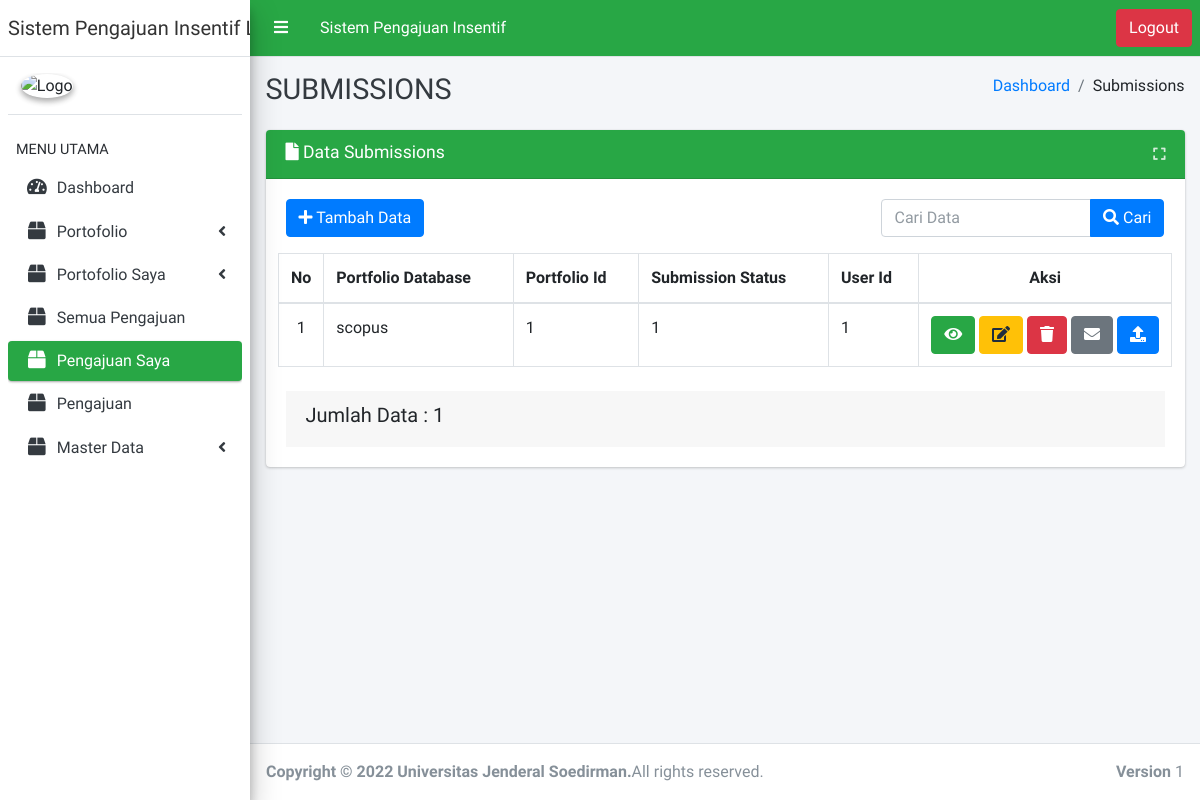
The app's page /index.php/submissions, older data.
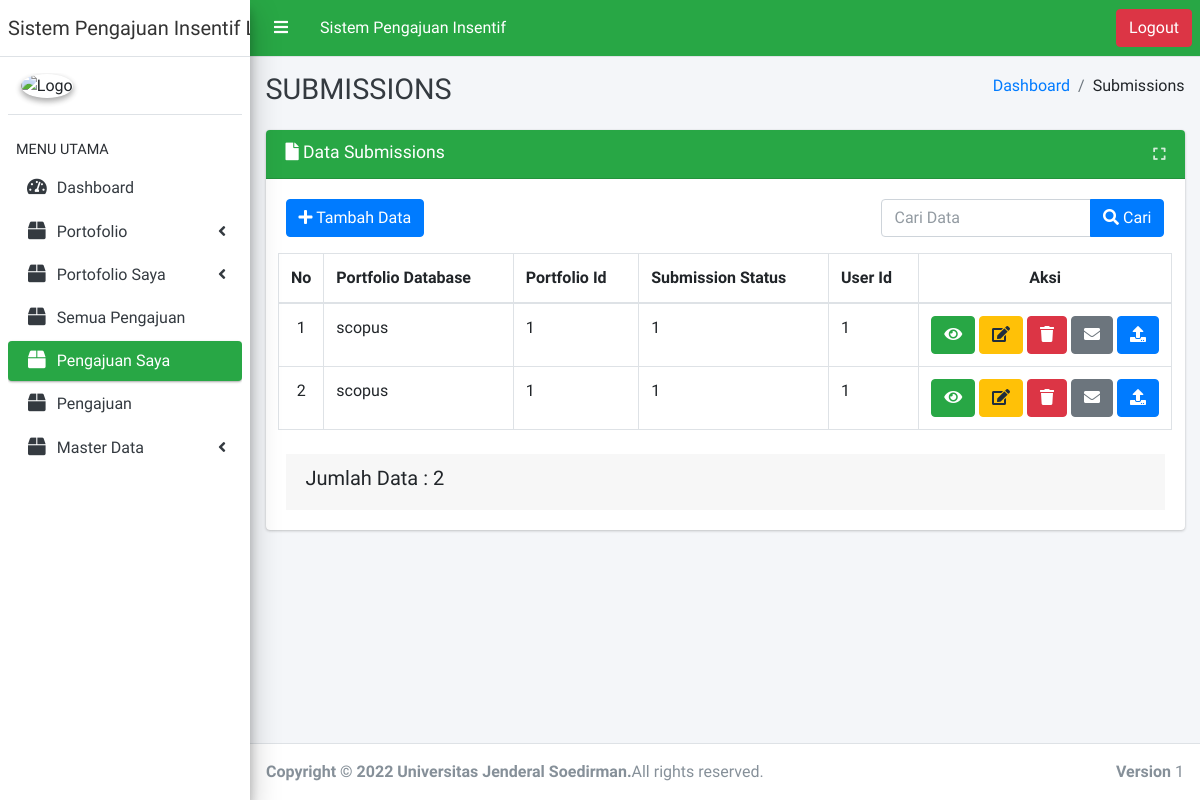
The same page, newer data.
### tables this page shows
CREATE TABLE `submissions` (
  `id` int NOT NULL,
  `user_id` int NOT NULL,
  `portfolio_id` int NOT NULL,
  `portfolio_database` varchar(16) NOT NULL,
  `submission_status` int NOT NULL
);

### application/libraries/Template.php (called while the page is built)
<?php if ( ! defined('BASEPATH')) exit('No direct script access allowed');
class Template {
		var $template_data = array();
		function set($name, $value)
		{
			$this->template_data[$name] = $value;
		}
		function load($template = '', $view = '' , $view_data = array(), $return = FALSE)
		{
			$this->CI =& get_instance();
			$this->set('contents', $this->CI->load->view($view, $view_data, TRUE));
			return $this->CI->load->view($template, $this->template_data, $return);
		}
}

### application/controllers/Submissions.php (called while the page is built, shortened)
<?php
class Submissions extends CI_Controller
{
    public function index()
    {
        $q = urldecode($this->input->get('q', TRUE));
        $start = intval($this->input->get('start'));
        if ($q <> '') {
            $config['base_url'] = site_url() . 'submissions/?q=' . urlencode($q);
            $config['first_url'] = site_url() . 'submissions/?q=' . urlencode($q);
        } else {
            $config['base_url'] = site_url() . 'submissions';
            $config['first_url'] = site_url() . 'submissions';
        }
        $config['per_page'] = 10;
        $config['page_query_string'] = TRUE;
        $config['total_rows'] = $this->Submissions_model->total_rows($q);
        $submissions = $this->Submissions_model->get_limit_data($config['per_page'], $start, $q);
        $this->pagination->initialize($config);
        $data = array(
            'submissions_data' => $submissions,
            'q' => $q,
            'pagination' => $this->pagination->create_links(),
            'total_rows' => $config['total_rows'],
            'start' => $start,
        );
        $this->template->load('layout/master', 'submissions/submissions_list', $data);
    }
}

### index.php (called while the page is built, shortened)
<?php
require_once BASEPATH.'core/CodeIgniter.php';

### application/models/Submissions_model.php (called while the page is built, shortened)
<?php
class Submissions_model extends CI_Model
{
    public $table = 'submissions';
    public $id = 'id';
    public $order = 'DESC';
    function total_rows($q = NULL)
    {
        $this->db->like('id', $q);
        $this->db->or_like('portfolio_database', $q);
        $this->db->or_like('portfolio_id', $q);
        $this->db->or_like('submission_status', $q);
        $this->db->or_like('user_id', $q);
        $this->db->from($this->table);
        return $this->db->count_all_results();
    }
    function get_limit_data($limit, $start = 0, $q = NULL)
    {
        $this->db->order_by($this->id, $this->order);
        $this->db->like('id', $q);
        $this->db->or_like('portfolio_database', $q);
        $this->db->or_like('portfolio_id', $q);
        $this->db->or_like('submission_status', $q);
        $this->db->or_like('user_id', $q);
        $this->db->limit($limit, $start);
        return $this->db->get($this->table)->result();
    }
}

### application/helpers/identity_helper.php (called while the page is built, shortened)
<?php defined('BASEPATH') or exit('no direct access');
function nama_aplikasi()
{
	$data = "Sistem Pengajuan Insentif LPPM UNSOED";
	return $data;
}
function header_judul()
{
	$data = "Sistem Pengajuan Insentif";
	return $data;
}
function icon()
{
	$data = base_url('assets/images/banyumas.png');
	return $data;
}

### application/views/submissions/submissions_list.php (the view, shortened to what this page needs)
<div class="row">
    <div class="col-md-12">
        <div class="card card-success">
            <div class="card-header">
                <h3 class="card-title"><i class="fas fa-file"></i> Data Submissions</h3>
                <div class="card-tools">
                    <button type="button" class="btn btn-tool" data-card-widget="maximize"><i class="fas fa-expand"></i></button>
                </div>
            </div>
            <div class="card-body">
                <div class="row">
                    <div class="col-4">
                        <a href="<?= site_url('submissions/create') ?>" class="btn btn-primary"><i class="fa fa-plus"></i> Tambah Data</a>
                    </div>
                    <div class="col-4">
                    </div>
                    <div class="col-4">
                        <form action="<?= site_url('submissions/index'); ?>" class="form-inline float-right" method="get">
                            <div class="input-group mb-3">
                                <input type="text" class="form-control" name="q" value="<?= $q; ?>" placeholder="Cari Data">
                                <div class="input-group-append">
                                    <button class="btn btn-primary" type="submit"><i class="fas fa-search"></i> Cari</button>
                                </div>
                        </form>
                    </div>
                </div>
                <div class="table-responsive p-0">
                    <table class="table table-bordered table-hover text-nowrap" id="mytable">
                        <thead>
                            <tr>
                                <th class="text-center" width="5%">No</th>
                                <th>Portfolio Database</th>
                                <th>Portfolio Id</th>
                                <th>Submission Status</th>
                                <th>User Id</th>
                                <th class="text-center" width="15%">Aksi</th>
                            </tr>
                        </thead>
                        <tbody>
                            <?php $no = 1;
                            foreach ($submissions_data as $value) : ?>
                                <tr>
                                    <td class="text-center"><?= $no++ ?></td>
                                    <td><?= $value->portfolio_database ?></td>
                                    <td><?= $value->portfolio_id ?></td>
                                    <td><?= $value->submission_status ?></td>
                                    <td><?= $value->user_id ?></td>
                                    <td class="text-center">
                                        <a href="<?= site_url('submissions/read/' . $value->id) ?>" title="Lihat Detail Data" class="btn btn-success"><i class="fa fa-eye"></i></a>
                                        <a href="<?= site_url('submissions/update/' . $value->id) ?>" title="Ubah Data" class="btn btn-warning"><i class="fa fa-edit"></i></a>
                                        <a href="<?= site_url('submissions/delete/' . $value->id) ?>" title="Hapus Data" class="btn btn-danger hapus"><i class="fa fa-trash"></i></a>
                                        <a href="<?= site_url('') ?>" title="Ajukan Surat Permohonan kepada Rektor" class="btn btn-secondary"><i class="fa fa-envelope"></i></a>
                                        <a href="<?= site_url('') ?>" title="Update Data & Bukti" class="btn btn-primary"><i class="fa fa-upload"></i></a>
                                    </td>
                                </tr>
                            <?php endforeach ?>
                        </tbody>
                    </table>
                </div>
            </div>
            <div class="card-footer clearfix mt-2">
                <h5>Jumlah Data : <?= $total_rows ?></h5>
            </div>
        </div>
    </div>
</div>

### application/views/layout/master.php (shortened to what this page needs)
<!DOCTYPE html>
<html>
<head>
    <link rel="stylesheet" href="<?= base_url() ?>assets/plugins/fontawesome-free/css/all.min.css">
    <link rel="stylesheet" href="<?= base_url() ?>assets/plugins/ionicons/ionicons.min.css">
    <link rel="stylesheet" href="<?= base_url() ?>assets/plugins/tempusdominus-bootstrap-4/css/tempusdominus-bootstrap-4.min.css">
    <link rel="stylesheet" href="<?= base_url() ?>assets/plugins/icheck-bootstrap/icheck-bootstrap.min.css">
    <link rel="stylesheet" href="<?= base_url() ?>assets/css/adminlte.min.css">
    <link rel="stylesheet" href="<?= base_url() ?>assets/plugins/overlayScrollbars/css/OverlayScrollbars.min.css">
    <link rel="stylesheet" href="<?= base_url() ?>assets/plugins/daterangepicker/daterangepicker.css">
    <link rel="stylesheet" href="<?= base_url() ?>assets/plugins/bootstrap-datepicker/dist/css/bootstrap-datepicker.min.css">
    <link rel="stylesheet" href="<?= base_url() ?>assets/plugins/summernote/summernote-bs4.css">
    <link rel="stylesheet" href="<?= base_url() ?>assets/plugins/ekko-lightbox/ekko-lightbox.css">
    <link rel="stylesheet" href="<?= base_url() ?>assets/plugins/datatables-bs4/css/dataTables.bootstrap4.css">
    <link rel="stylesheet" type="text/css" href="https://cdn.datatables.net/responsive/2.2.3/css/responsive.bootstrap.min.css">
    <link rel="stylesheet" href="<?= base_url() ?>assets/plugins/select2/css/select2.min.css">
    <link rel="stylesheet" href="<?= base_url() ?>assets/plugins/select2-bootstrap4-theme/select2-bootstrap4.min.css">
    <link rel="stylesheet" href="<?= base_url() ?>assets/plugins/fileUpload/css/fileinput.css">
    <link rel="stylesheet" href="<?= base_url() ?>assets/plugins/sweetalert2-theme-bootstrap-4/bootstrap-4.min.css">
    <link rel="stylesheet" href="<?= base_url() ?>assets/plugins/toastr/toastr.min.css">
    <link rel="stylesheet" href="<?= base_url() ?>assets/plugins/pace-progress/themes/red/pace-theme-flat-top.css">
    <link href='<?= base_url() ?>assets/fullcalendar/main.css' rel='stylesheet' />
    </body>
    <link rel="stylesheet" href="<?= base_url() ?>assets/calendar/fullcalendar.min.css">
</head>
<body class="hold-transition sidebar-mini layout-fixed layout-navbar-fixed">
    <div class="wrapper">
        <?php $this->load->view('layout/header'); ?>
        <?php $this->load->view('layout/sidebar'); ?>
        <div class="content-wrapper">
            <?php $this->load->view('layout/breadcrumb'); ?>
            <section class="content">
                <div class="container-fluid">
                    <?php echo $contents; ?>
                </div>
            </section>
        </div>
        <?php $this->load->view('layout/footer'); ?>
    </div>
</html>

### application/views/layout/header.php (shortened to what this page needs)
<nav class="main-header navbar navbar-expand navbar-green navbar-light">
	<ul class="navbar-nav">
		<li class="nav-item">
			<a style="color:white;" class="nav-link" data-widget="pushmenu" href="#"><i class="fas fa-bars"></i></a>
		</li>
		<li class="nav-item">
			<a style="color:white;" class="nav-link" data-widget="pushmenu" href="#"><?=header_judul()?></a>
		</li>
	</ul>
	<ul class="navbar-nav ml-auto">
		<button type="button" class="btn btn-danger" data-toggle="modal" data-target="#modal-default">
			Logout
		</button>
	</ul>
</nav>

### application/views/layout/sidebar.php (shortened to what this page needs)
<aside class="main-sidebar sidebar-light-green elevation-4">
    <a href="<?= site_url('dashboard') ?>" class="brand-link">
        <center><span class="brand-text font-weight-dark"><?= nama_aplikasi() ?></span></center>
    </a>
    <div class="sidebar">
        <div class="user-panel mt-3 pb-3 mb-3 d-flex">
            <div class="image">
                <img src="<?= icon() ?>" class="img-circle elevation-2" alt="Logo">
            </div>
            <div class="info">
            </div>
        </div>
        <nav class="mt-2">
            <ul class="nav nav-pills nav-sidebar flex-column" data-widget="treeview" role="menu" data-accordion="false">
                <li class="nav-header">MENU UTAMA</li>
                <li class="nav-item">
                    <a href="<?= site_url('dashboard') ?>" class="nav-link <?= $this->uri->segment(1) == 'dashboard' || empty($this->uri->segment(1)) ? 'active' : '' ?>">
                        <i class="nav-icon fas fa-tachometer-alt"></i>
                        <p>Dashboard</p>
                    </a>
                </li>
                <li class="nav-item">
                    <a href="<?= site_url('portofolio') ?>" class="nav-link">
                        <i class="nav-icon fas fa-box"></i>
                        <p>Portofolio<i class="right fas fa-angle-left"></i>
                        </p>
                    </a>
                </li>
                <li class="nav-item">
                    <a href="<?= site_url('portofolio') ?>" class="nav-link">
                        <i class="nav-icon fas fa-box"></i>
                        <p>Portofolio Saya
                            <i class="right fas fa-angle-left"></i>
                        </p>
                    </a>
                </li>
                <li class="nav-item">
                    <a href="<?= site_url('submissions_all') ?>" class="nav-link <?= $this->uri->segment(1) == 'submissions_all' ? 'active' : '' ?>">
                        <i class="nav-icon fas fa-box"></i>
                        <p>Semua Pengajuan</p>
                    </a>
                </li>
                <li class="nav-item">
                    <a href="<?= site_url('submissions') ?>" class="nav-link <?= $this->uri->segment(1) == 'submissions' ? 'active' : '' ?>">
                        <i class="nav-icon fas fa-box"></i>
                        <p>Pengajuan Saya</p>
                    </a>
                </li>
                <li class="nav-item">
                    <a href="<?= site_url('submission') ?>" class="nav-link <?= $this->uri->segment(1) == 'submission' ? 'active' : '' ?>">
                        <i class="nav-icon fas fa-box"></i>
                        <p>Pengajuan</p>
                    </a>
                </li>
                <li class="nav-item">
                    <a href="#" class="nav-link">
                        <i class="nav-icon fas fa-box"></i>
                        <p>Master Data
                            <i class="right fas fa-angle-left"></i>
                        </p>
                    </a>
                </li>
            </ul>
        </nav>
    </div>
</aside>

### application/views/layout/breadcrumb.php
<div class="content-header">
    <div class="container-fluid">
        <div class="row mb-2">
            <div class="col-sm-6">
            <h1 class="m-0 text-dark"><?= isset($judul_header) ? $judul_header : strtoupper(str_replace('_', ' ', $this->uri->segment(1))); ?></h1>
            </div>
            <div class="col-sm-6">
                <ol class="breadcrumb float-sm-right">
                    <li class="breadcrumb-item"><a href="<?= site_url('dashboard') ?>">Dashboard</a></li>
                    <?php
					if ($this->uri->segment(1) != 'dashboard') {
						echo generateBreadcrumb();
					}
					?>
                </ol>
            </div>
        </div>
    </div>
</div>

### application/helpers/breadcrumb_helper.php
<?php defined('BASEPATH') OR exit('no direct access');
if (!function_exists('generatedBreadcrumb')) {
    function generateBreadcrumb() {
        $ci = &get_instance();
        $i = 1;
        $uri = $ci->uri->segment($i);
        $link = '';
        while ($uri != '') {
            $prep_link = '';
            for ($j = 1; $j <= $i; $j++) {
                $prep_link .= $ci->uri->segment($j);
            }
            if ($ci->uri->segment($i + 1) == '') {
                $link .= '<li class="breadcrumb-item">';
                $link .=  ucwords(str_replace('_', ' ', $ci->uri->segment($i))) . '</li>';
            } else {
                $link .= '<li class="breadcrumb-item">';
                $link .= ucwords(str_replace('_', ' ', $ci->uri->segment($i))) . '</li>';
            }
            $i++;
            $uri = $ci->uri->segment($i);
        }
        $link .= '';
        return $link;
    }
}

### application/views/layout/footer.php
<footer class="main-footer">
    <strong>Copyright &copy; 2022 <a>Universitas Jenderal Soedirman</a>.</strong>All rights reserved.
    <div class="float-right d-none d-sm-inline-block">
        <b>Version</b> 1
    </div>
</footer>

### assets/fullcalendar/main.css (style rules this page uses)
:root { --fc-daygrid-event-dot-width: 8px; }
:root { --fc-list-event-dot-width: 10px; --fc-list-event-hover-bg-color: #f5f5f5; }

Row changes from the older to the newer data that the page shows:
added submissions: portfolio_database "scopus", portfolio "1", submission_status "1", user "1"
Text that changed along with them:
$total_rows: "1" → "2"
